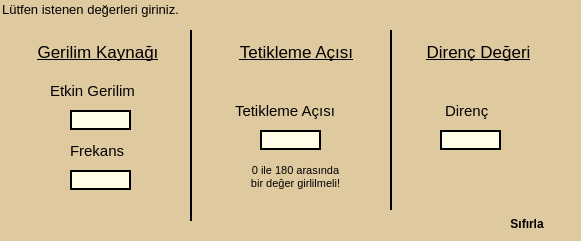
   <widget class="QGroupBox" name="InputBox">
    <property name="geometry">
     <rect>
      <x>20</x>
      <y>300</y>
      <width>581</width>
      <height>241</height>
     </rect>
    </property>
    <property name="font">
     <font>
      <pointsize>10</pointsize>
     </font>
    </property>
    <property name="styleSheet">
     <string notr="true">background-color:#dfcaa0;
border-radius:15px;</string>
    </property>
    <property name="title">
     <string>Lütfen istenen değerleri giriniz.</string>
    </property>
    <widget class="QGroupBox" name="DirencBox">
     <property name="geometry">
      <rect>
       <x>390</x>
       <y>40</y>
       <width>172</width>
       <height>179</height>
      </rect>
     </property>
     <property name="font">
      <font>
       <pointsize>13</pointsize>
       <weight>50</weight>
       <bold>false</bold>
       <underline>true</underline>
      </font>
     </property>
     <property name="title">
      <string>Direnç Değeri</string>
     </property>
     <property name="alignment">
      <set>Qt::AlignCenter</set>
     </property>
     <widget class="QLineEdit" name="DirencInput">
      <property name="enabled">
       <bool>true</bool>
      </property>
      <property name="geometry">
       <rect>
        <x>50</x>
        <y>90</y>
        <width>61</width>
        <height>20</height>
       </rect>
      </property>
      <property name="toolTip">
       <string/>
      </property>
      <property name="styleSheet">
       <string notr="true">background-color: #fffde7;
border:2px solid;</string>
      </property>
      <property name="echoMode">
       <enum>QLineEdit::Normal</enum>
      </property>
      <property name="clearButtonEnabled">
       <bool>false</bool>
      </property>
     </widget>
     <widget class="QLabel" name="DirencLabel">
      <property name="geometry">
       <rect>
        <x>55</x>
        <y>60</y>
        <width>51</width>
        <height>21</height>
       </rect>
      </property>
      <property name="font">
       <font>
        <pointsize>11</pointsize>
       </font>
      </property>
      <property name="text">
       <string>Direnç</string>
      </property>
     </widget>
    </widget>
    <widget class="QGroupBox" name="AciBox">
     <property name="geometry">
      <rect>
       <x>210</x>
       <y>40</y>
       <width>173</width>
       <height>179</height>
      </rect>
     </property>
     <property name="font">
      <font>
       <pointsize>13</pointsize>
       <weight>50</weight>
       <bold>false</bold>
       <underline>true</underline>
      </font>
     </property>
     <property name="styleSheet">
      <string notr="true"> border-color:rgb(6, 6, 6);
border:solid 1px;
                </string>
     </property>
     <property name="title">
      <string>Tetikleme Açısı</string>
     </property>
     <property name="alignment">
      <set>Qt::AlignCenter</set>
     </property>
     <widget class="QTextBrowser" name="InfoText">
      <property name="geometry">
       <rect>
        <x>10</x>
        <y>120</y>
        <width>151</width>
        <height>51</height>
       </rect>
      </property>
      <property name="frameShape">
       <enum>QFrame::NoFrame</enum>
      </property>
      <property name="html">
       <string>&lt;!DOCTYPE HTML PUBLIC &quot;-//W3C//DTD HTML 4.0//EN&quot; &quot;http://www.w3.org/TR/REC-html40/strict.dtd&quot;&gt;
&lt;html&gt;&lt;head&gt;&lt;meta name=&quot;qrichtext&quot; content=&quot;1&quot; /&gt;&lt;style type=&quot;text/css&quot;&gt;
p, li { white-space: pre-wrap; }
&lt;/style&gt;&lt;/head&gt;&lt;body style=&quot; font-family:'MS Shell Dlg 2'; font-size:8.25pt; font-weight:400; font-style:normal;&quot;&gt;
&lt;p align=&quot;center&quot; style=&quot; margin-top:0px; margin-bottom:0px; margin-left:0px; margin-right:0px; -qt-block-indent:0; text-indent:0px;&quot;&gt;0 ile 180 arasında&lt;/p&gt;
&lt;p align=&quot;center&quot; style=&quot; margin-top:0px; margin-bottom:0px; margin-left:0px; margin-right:0px; -qt-block-indent:0; text-indent:0px;&quot;&gt;bir değer girlilmeli!&lt;/p&gt;&lt;/body&gt;&lt;/html&gt;</string>
      </property>
     </widget>
     <widget class="QLineEdit" name="AciInput">
      <property name="geometry">
       <rect>
        <x>50</x>
        <y>90</y>
        <width>61</width>
        <height>20</height>
       </rect>
      </property>
      <property name="toolTip">
       <string/>
      </property>
      <property name="styleSheet">
       <string notr="true">background-color: #fffde7;
border:2px solid;</string>
      </property>
     </widget>
     <widget class="QLabel" name="AciLabel">
      <property name="geometry">
       <rect>
        <x>25</x>
        <y>60</y>
        <width>121</width>
        <height>21</height>
       </rect>
      </property>
      <property name="font">
       <font>
        <pointsize>11</pointsize>
       </font>
      </property>
      <property name="text">
       <string>Tetikleme Açısı</string>
      </property>
     </widget>
    </widget>
    <widget class="QGroupBox" name="KaynakBox">
     <property name="geometry">
      <rect>
       <x>10</x>
       <y>40</y>
       <width>172</width>
       <height>179</height>
      </rect>
     </property>
     <property name="font">
      <font>
       <pointsize>13</pointsize>
       <weight>50</weight>
       <bold>false</bold>
       <underline>true</underline>
      </font>
     </property>
     <property name="styleSheet">
      <string notr="true"/>
     </property>
     <property name="title">
      <string>Gerilim Kaynağı</string>
     </property>
     <property name="alignment">
      <set>Qt::AlignCenter</set>
     </property>
     <widget class="QLineEdit" name="VoltInput">
      <property name="geometry">
       <rect>
        <x>60</x>
        <y>70</y>
        <width>61</width>
        <height>20</height>
       </rect>
      </property>
      <property name="toolTip">
       <string/>
      </property>
      <property name="whatsThis">
       <string/>
      </property>
      <property name="autoFillBackground">
       <bool>false</bool>
      </property>
      <property name="styleSheet">
       <string notr="true">background-color: #fffde7;
border:2px solid;
</string>
      </property>
      <property name="inputMethodHints">
       <set>Qt::ImhPreferNumbers</set>
      </property>
      <property name="inputMask">
       <string/>
      </property>
      <property name="text">
       <string/>
      </property>
      <property name="frame">
       <bool>false</bool>
      </property>
     </widget>
     <widget class="QLabel" name="KaynakLabel">
      <property name="geometry">
       <rect>
        <x>40</x>
        <y>40</y>
        <width>101</width>
        <height>21</height>
       </rect>
      </property>
      <property name="font">
       <font>
        <pointsize>11</pointsize>
       </font>
      </property>
      <property name="text">
       <string>Etkin Gerilim</string>
      </property>
      <property name="textFormat">
       <enum>Qt::PlainText</enum>
      </property>
      <property name="scaledContents">
       <bool>false</bool>
      </property>
     </widget>
     <widget class="QLabel" name="KaynakLabel_2">
      <property name="geometry">
       <rect>
        <x>60</x>
        <y>100</y>
        <width>61</width>
        <height>21</height>
       </rect>
      </property>
      <property name="font">
       <font>
        <pointsize>11</pointsize>
       </font>
      </property>
      <property name="text">
       <string>Frekans</string>
      </property>
      <property name="textFormat">
       <enum>Qt::PlainText</enum>
      </property>
      <property name="scaledContents">
       <bool>false</bool>
      </property>
     </widget>
     <widget class="QLineEdit" name="VoltInput_2">
      <property name="geometry">
       <rect>
        <x>60</x>
        <y>130</y>
        <width>61</width>
        <height>20</height>
       </rect>
      </property>
      <property name="toolTip">
       <string/>
      </property>
      <property name="whatsThis">
       <string/>
      </property>
      <property name="autoFillBackground">
       <bool>false</bool>
      </property>
      <property name="styleSheet">
       <string notr="true">background-color: #fffde7;
border:2px solid;</string>
      </property>
      <property name="inputMethodHints">
       <set>Qt::ImhPreferNumbers</set>
      </property>
      <property name="inputMask">
       <string/>
      </property>
      <property name="text">
       <string/>
      </property>
     </widget>
    </widget>
    <widget class="Line" name="line_7">
     <property name="geometry">
      <rect>
       <x>190</x>
       <y>30</y>
       <width>2</width>
       <height>191</height>
      </rect>
     </property>
     <property name="styleSheet">
      <string notr="true">background-color:black;</string>
     </property>
     <property name="orientation">
      <enum>Qt::Vertical</enum>
     </property>
    </widget>
    <widget class="Line" name="line_8">
     <property name="geometry">
      <rect>
       <x>390</x>
       <y>30</y>
       <width>2</width>
       <height>191</height>
      </rect>
     </property>
     <property name="styleSheet">
      <string notr="true">background-color:black;</string>
     </property>
     <property name="orientation">
      <enum>Qt::Vertical</enum>
     </property>
    </widget>
    <widget class="QPushButton" name="SifirlaButton">
     <property name="geometry">
      <rect>
       <x>390</x>
       <y>210</y>
       <width>171</width>
       <height>28</height>
      </rect>
     </property>
     <property name="font">
      <font>
       <weight>75</weight>
       <bold>true</bold>
      </font>
     </property>
     <property name="cursor">
      <cursorShape>PointingHandCursor</cursorShape>
     </property>
     <property name="text">
      <string>                               Sıfırla</string>
     </property>
    </widget>
   </widget>
